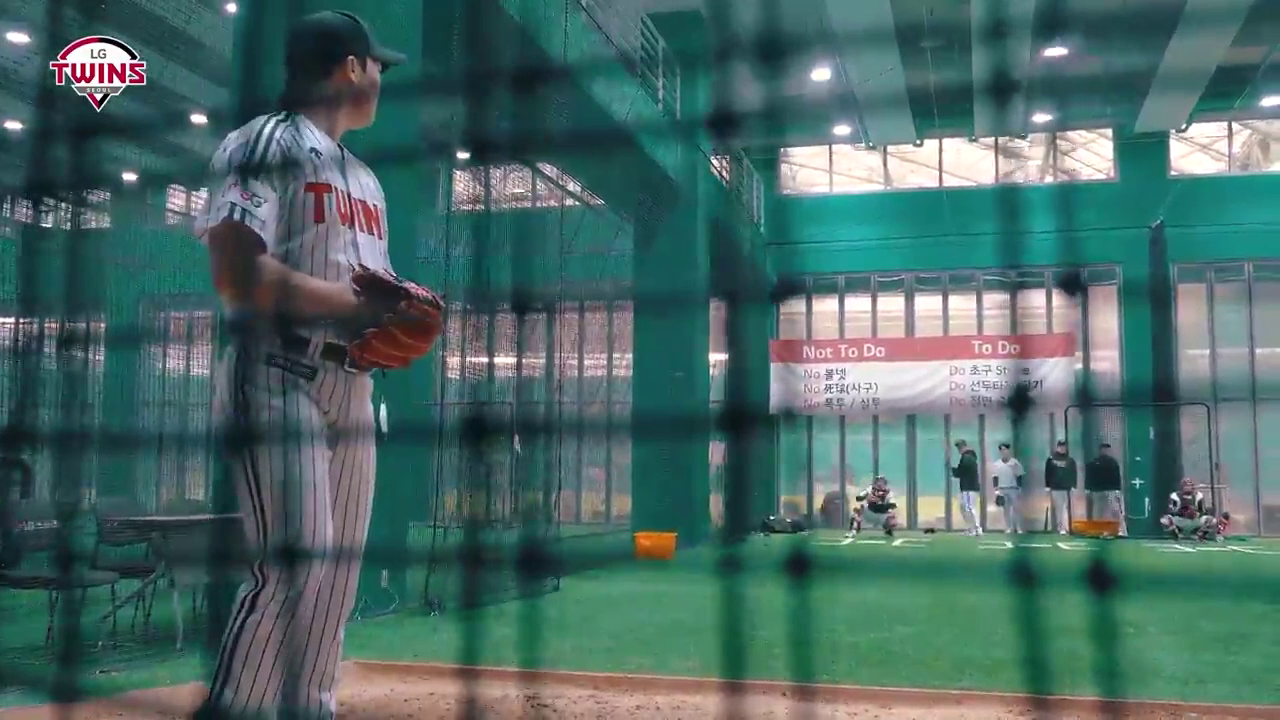
#> input picture frame 9 of pitch_videos/gowoo2.mp4, 1280 x 720 px, given in place of 1_back.mp4, which was not available
$ jupyter execute --allow-errors angle.ipynb
#> lines starting #> are read from the running program, lines starting #| are printed output that depends on the picture; after the words box and inside, x2 and y2 are one past the last pixel; in counts of white or black regions, pixels touching at a corner belong together; pictures that were not available may be replaced by others from this repository, and a replacement may not be noted
[cell 1]
import pandas as pd
import numpy as np
import os

[cell 2]
# 팔꿈치 데이터 불러오기
back_elbow = 'coordinates\\1_back_elbow_coordinates.csv'
#> (the rest of this cell did not finish here and is left out)

[cell 3]
# y좌표로 보정
# bdata의 x좌표를 x, y좌표를 z로 바꾸고, rdata의 x를 z로 바꾸고 세 개의 데이터를 합친다

# brdata 새로운 데이터프레임에 생성
brdata = pd.DataFrame()
#> (the rest of this cell did not finish here and is left out)

[cell 4]
import cv2

path = 'sample_videos\\1_back.mp4'
cap = cv2.VideoCapture(path)

# 영상 사이즈 재조정
width = 480
height = 800

frame_number = 0
paused = False

while True:
    if not paused:
        ret, frame = cap.read()
#> frame is the input picture: shape (720, 1280, 3); mean B, G, R 102.3, 105.6, 73.9
        frame_number += 1

    if ret:
        frame = cv2.resize(frame, (width, height))
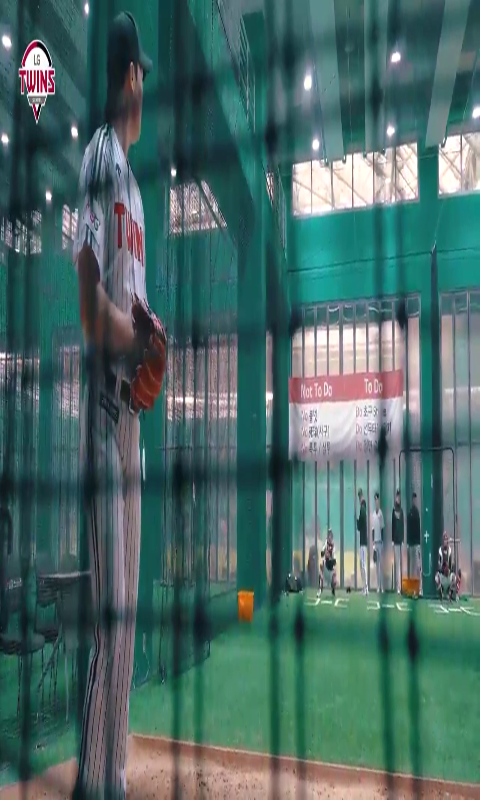
#> frame: shape (800, 480, 3); mean B, G, R 102.2, 105.5, 73.8

        # 프레임 수 화면에 표시
        cv2.putText(frame, f"Frame: {frame_number}", (10, 30), cv2.FONT_HERSHEY_SIMPLEX, 1, (255, 255, 255), 2)
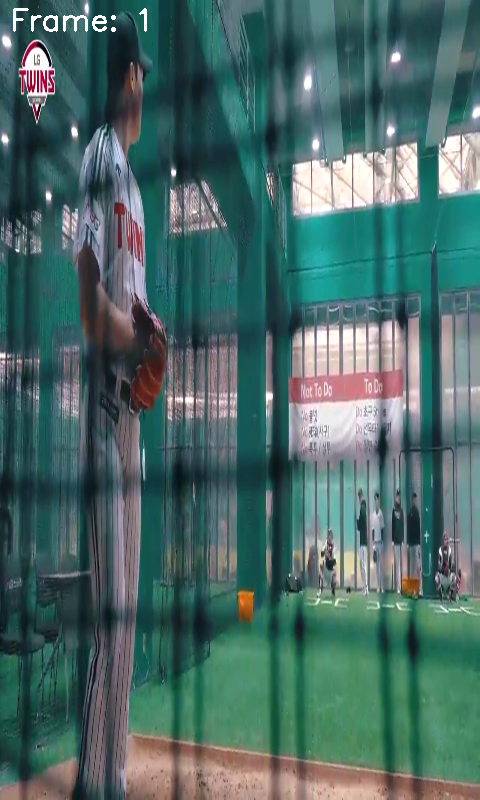
#> frame: shape (800, 480, 3); 0.21% of pixels changed, all inside (x1, y1, x2, y2) = (13, 8, 147, 32)

        cv2.imshow('video', frame)

    else:
        print("Failed to retrieve frame")
        break

    key = cv2.waitKey(1)
#> (key q is pressed here)
    if key == ord('q'):
        break
    elif key == ord('p'):  # p 누르면 영상 일시정지 기능 추가
        paused = not paused

cap.release()
cv2.destroyAllWindows()

$ run again, starting later in the video
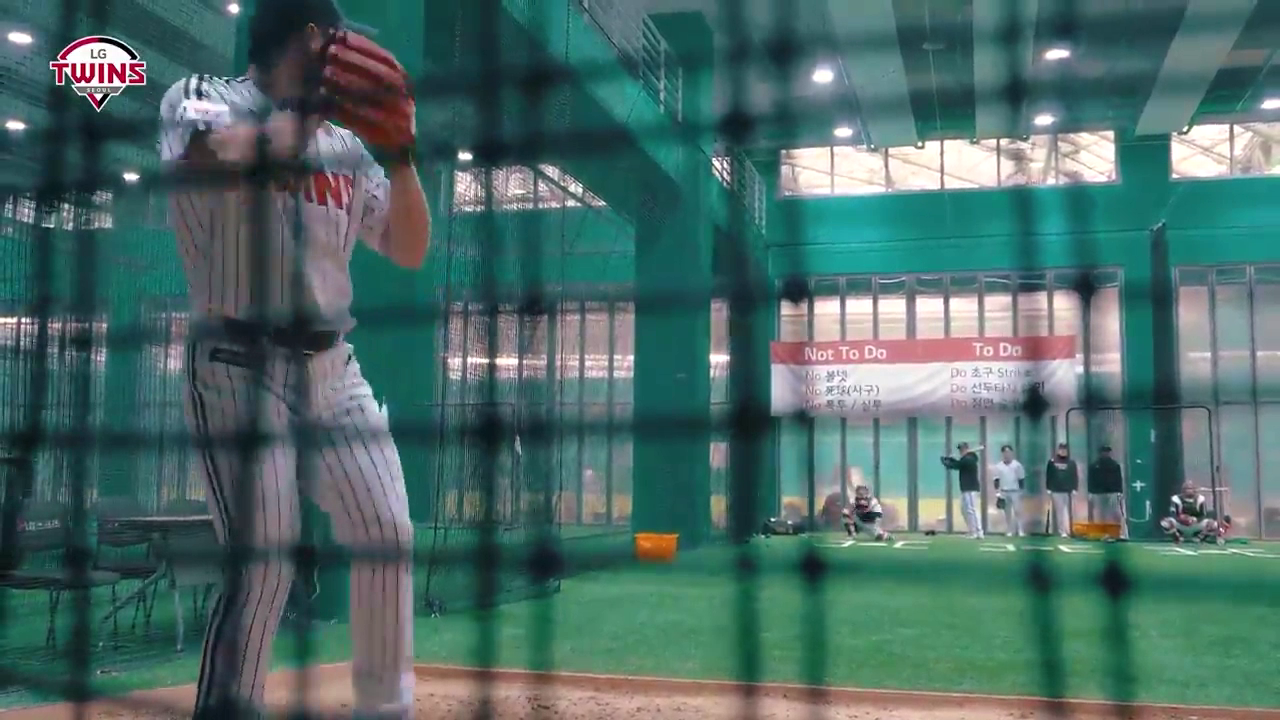
#> input picture frame 43 of pitch_videos/gowoo2.mp4, 1280 x 720 px, given in place of 1_back.mp4, which was not available
#> frame is the input picture: shape (720, 1280, 3); mean B, G, R 103.9, 107.6, 75.9
#> `frame = cv2.resize(frame, (width, height))`:
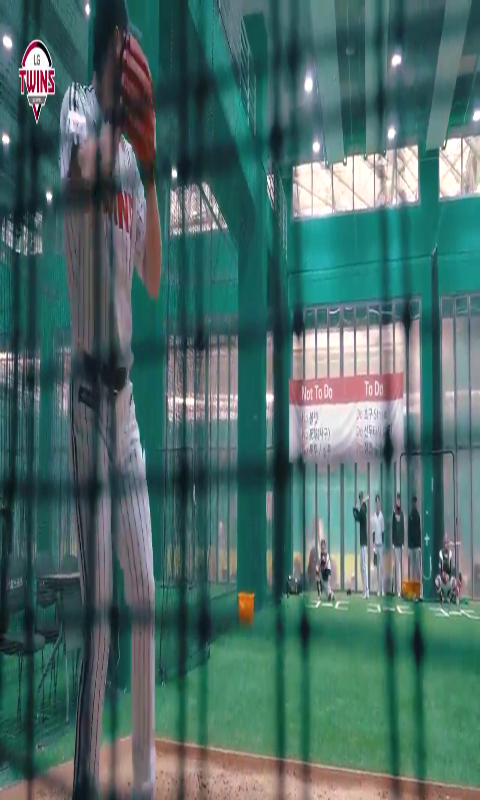
#> frame: shape (800, 480, 3); mean B, G, R 103.7, 107.4, 75.7
#> `cv2.putText(frame, f"Frame: {frame_number}", (10, 30), cv2.FONT_HERSHE..`:
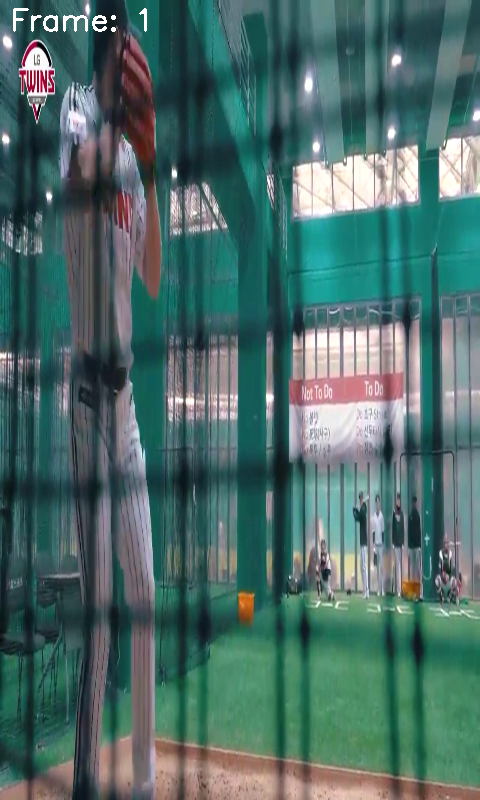
#> frame: shape (800, 480, 3); 0.21% of pixels changed, all inside (x1, y1, x2, y2) = (13, 8, 147, 32)

$ run again, starting later in the video
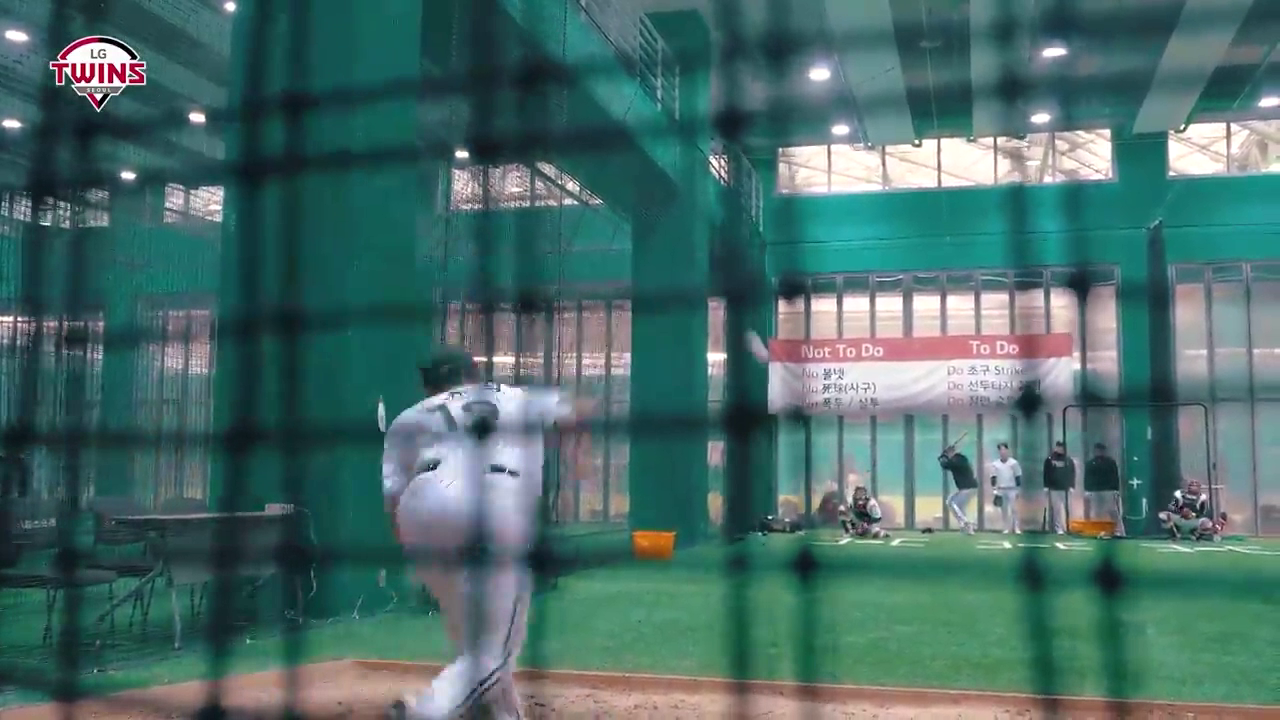
#> input picture frame 76 of pitch_videos/gowoo2.mp4, 1280 x 720 px, given in place of 1_back.mp4, which was not available
#> frame is the input picture: shape (720, 1280, 3); mean B, G, R 105.3, 108.5, 72.9
#> `frame = cv2.resize(frame, (width, height))`:
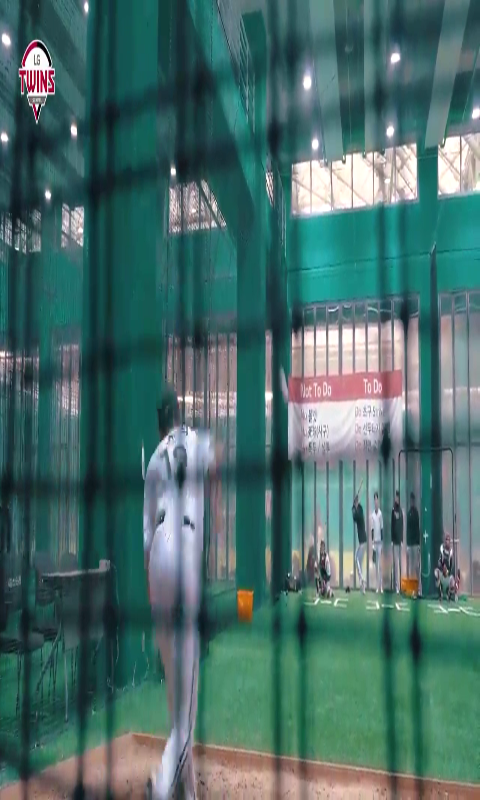
#> frame: shape (800, 480, 3); mean B, G, R 105.2, 108.4, 72.8
#> `cv2.putText(frame, f"Frame: {frame_number}", (10, 30), cv2.FONT_HERSHE..`:
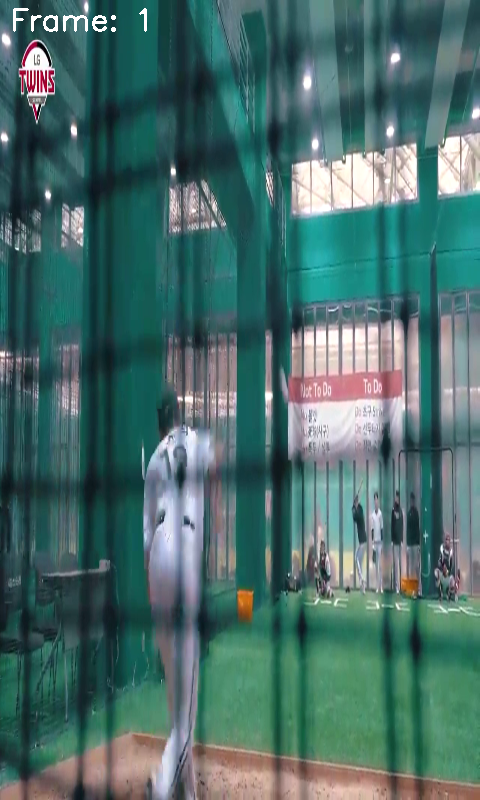
#> frame: shape (800, 480, 3); 0.21% of pixels changed, all inside (x1, y1, x2, y2) = (13, 8, 147, 32)
